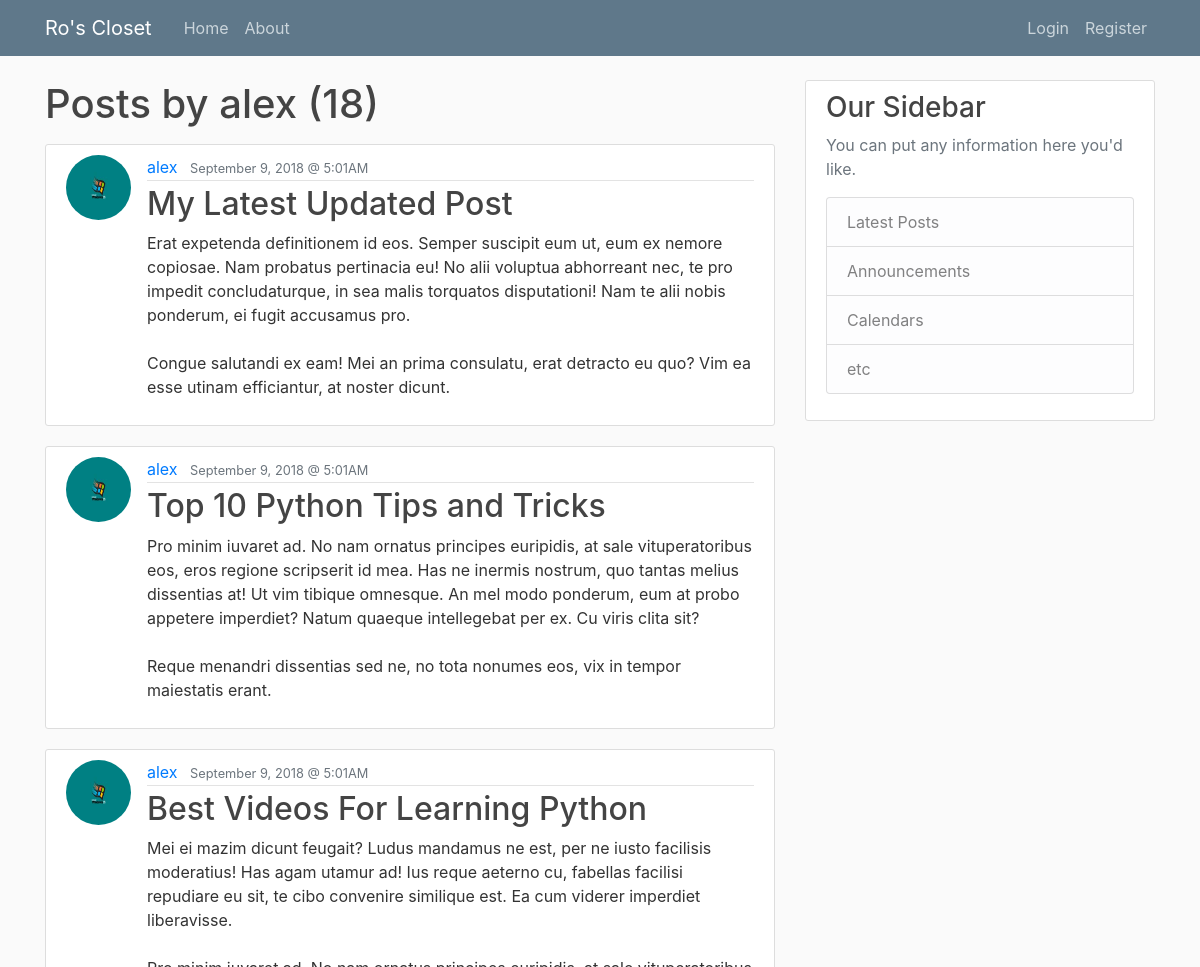
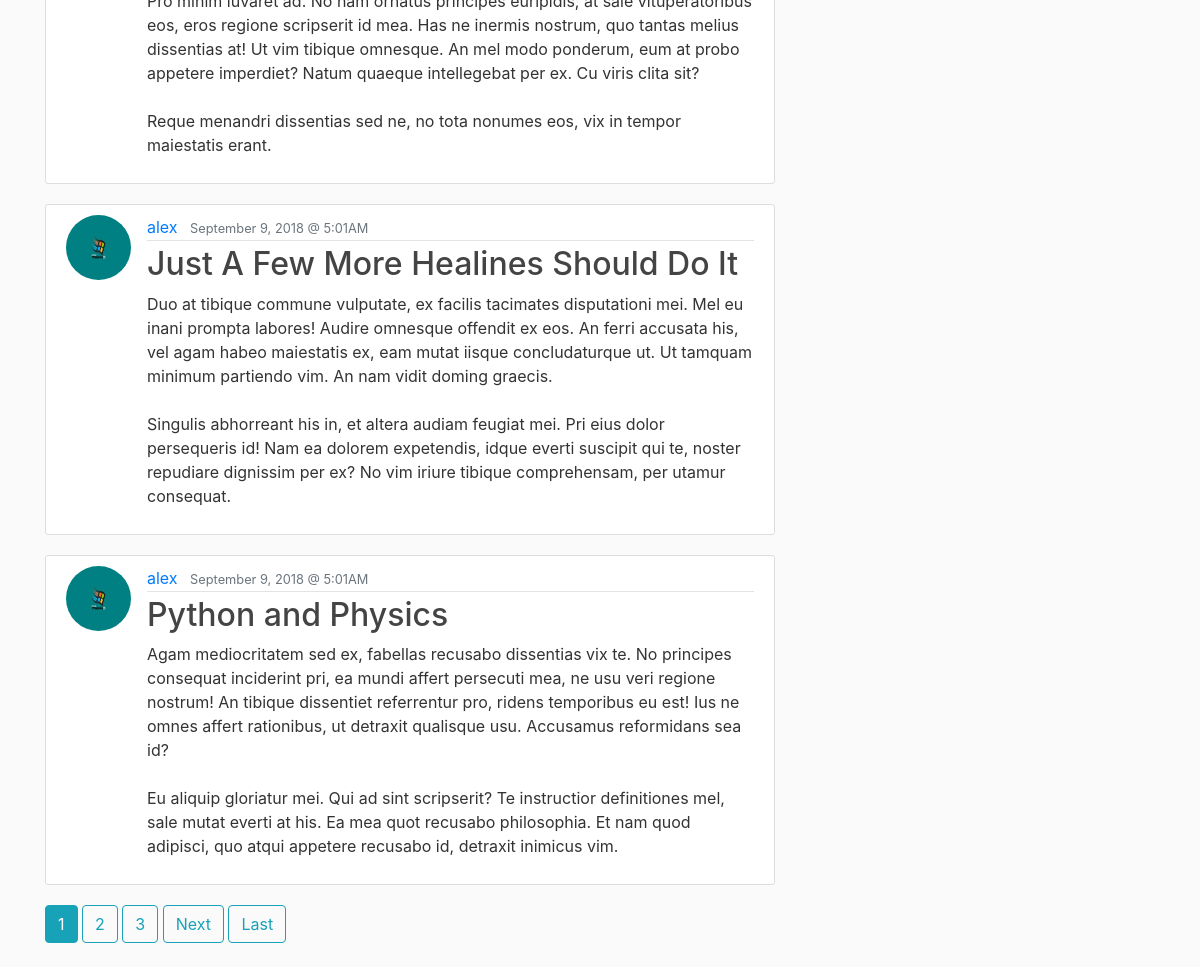
Page /blog/user/alex/ on the committed database (2 pictures, top to bottom).
### blog/models.py (models this page shows, shortened)
class Post(models.Model):
    title = models.CharField(max_length=100)
    content = models.TextField()
    date_posted = models.DateTimeField(default=timezone.now) #no () means pass function as 'default', not execute function
    author = models.ForeignKey(User, on_delete=models.CASCADE)

### users/models.py (models this page shows, shortened)
class Profile(models.Model):
    user = models.OneToOneField(User, on_delete=models.CASCADE)
    location = models.CharField(max_length=100)
    image = models.ImageField(default='profile_pics/default.jpg', upload_to='profile_pics')

### blog/views.py (the view)
# urls.py: path('user/<str:username>/', UserPostListView.as_view(), name='user-posts'),
class UserPostListView(ListView):
    model = Post
    template_name = 'blog/user_posts.html' # <app>/<model>_<viewtype>.html
    context_object_name = 'posts'
    paginate_by = 5
    def get_queryset(self):
        user = get_object_or_404(User, username=self.kwargs.get('username'))
        return Post.objects.filter(author=user).order_by('-date_posted')

### blog/templates/blog/user_posts.html (shortened to what this page needs)
{% extends "blog/base.html" %}
{% block content %}
    <h1 class="mb-3" >Posts by {{ view.kwargs.username }} ({{ page_obj.paginator.count }})</h1>
    {% for post in posts %}
    <article class="media content-section">
        <img class="rounded-circle article-img" src="{{ post.author.profile.image.url }}">
        <div class="media-body">
            <div class="article-metadata">
            <a class="mr-2" href="{% url 'user-posts' post.author.username %}">{{ post.author }}</a>
            <small class="text-muted">{{ post.date_posted|date:"F j, Y @ g:iA" }}</small>
            </div>
            <h2><a class="article-title" href="{% url 'post-detail' post.id %}">{{ post.title }}</a></h2>
            <p class="article-content">{{ post.content }}</p>
        </div>
    </article>
    {% endfor %}
    {% if is_paginated %}
        {% for num in page_obj.paginator.page_range %}
            {% if page_obj.number == num %}
                <a class="btn btn-info mb-4" href="?page={{ num }}">{{ num }}</a>
            {% elif num > page_obj.number|add:'-3' and num < page_obj.number|add:'3' %}
                <a class="btn btn-outline-info mb-4" href="?page={{ num }}">{{ num }}</a>
            {% endif %}
        {% endfor %}
        {% if page_obj.has_next %}
            <a class="btn btn-outline-info mb-4" href="?page={{ page_obj.next_page_number }}">Next</a>
            <a class="btn btn-outline-info mb-4" href="?page={{ page_obj.paginator.num_pages }}">Last</a>
        {% endif %}
    {% endif %}
{% endblock content %}

### blog/static/blog/main.css (style rules this page uses)
body { background: #fafafa; color: #333333; margin-top: 5rem; }
h1, h2, h3, h4, h5, h6 { color: #444444; }
.content-section { background: #ffffff; padding: 10px 20px; border: 1px solid #dddddd; border-radius: 3px; margin-bottom: 20px; }
.article-title { color: #444444; }
.article-content { white-space: pre-line; }
.article-img { height: 65px; width: 65px; margin-right: 16px; }
.article-metadata { padding-bottom: 1px; margin-bottom: 4px; border-bottom: 1px solid #e3e3e3 }

### rows in the picture
Post: author.profile.image (picture), author "alex", date_posted "September 9, 2018 @ 5:01AM", title "My Latest Updated Post", content "Erat expetenda definitionem id eos. Semper suscipit eum ut, eum ex nemore copiosae. Nam probatus pertinacia eu! No alii voluptua abhorreant nec, te pro impedit concludaturque, in sea malis torquatos disputationi! Nam te alii nobis ponderum, ei fugit accusamus pro. Congue salutandi ex eam! Mei an prima consulatu, erat detracto eu quo? Vim ea esse utinam efficiantur, at noster dicunt."
Post: author.profile.image (picture), author "alex", date_posted "September 9, 2018 @ 5:01AM", title "Top 10 Python Tips and Tricks", content "Pro minim iuvaret ad. No nam ornatus principes euripidis, at sale vituperatoribus eos, eros regione scripserit id mea. Has ne inermis nostrum, quo tantas melius dissentias at! Ut vim tibique omnesque. An mel modo ponderum, eum at probo appetere imperdiet? Natum quaeque intellegebat per ex. Cu viris clita sit? Reque menandri dissentias sed ne, no tota nonumes eos, vix in tempor maiestatis erant."
Post: author.profile.image (picture), author "alex", date_posted "September 9, 2018 @ 5:01AM", title "Best Videos For Learning Python", content "Mei ei mazim dicunt feugait? Ludus mandamus ne est, per ne iusto facilisis moderatius! Has agam utamur ad! Ius reque aeterno cu, fabellas facilisi repudiare eu sit, te cibo convenire similique est. Ea cum viderer imperdiet liberavisse. Pro minim iuvaret ad. No nam ornatus principes euripidis, at sale vituperatoribus eos, eros regione scripserit id mea. Has ne inermis nostrum, quo tantas melius dissentias at! Ut vim tibique omnesque. An mel modo ponderum, eum at probo appetere imperdiet? Natum quaeque intellegebat per ex. Cu viris clita sit? Reque menandri dissentias sed ne, no tota nonumes eos, vix in tempor maiestatis erant."
Post: author.profile.image (picture), author "alex", date_posted "September 9, 2018 @ 5:01AM", title "Just A Few More Healines Should Do It", content "Duo at tibique commune vulputate, ex facilis tacimates disputationi mei. Mel eu inani prompta labores! Audire omnesque offendit ex eos. An ferri accusata his, vel agam habeo maiestatis ex, eam mutat iisque concludaturque ut. Ut tamquam minimum partiendo vim. An nam vidit doming graecis. Singulis abhorreant his in, et altera audiam feugiat mei. Pri eius dolor persequeris id! Nam ea dolorem expetendis, idque everti suscipit qui te, noster repudiare dignissim per ex? No vim iriure tibique comprehensam, per utamur consequat."
Post: author.profile.image (picture), author "alex", date_posted "September 9, 2018 @ 5:01AM", title "Python and Physics", content "Agam mediocritatem sed ex, fabellas recusabo dissentias vix te. No principes consequat inciderint pri, ea mundi affert persecuti mea, ne usu veri regione nostrum! An tibique dissentiet referrentur pro, ridens temporibus eu est! Ius ne omnes affert rationibus, ut detraxit qualisque usu. Accusamus reformidans sea id? Eu aliquip gloriatur mei. Qui ad sint scripserit? Te instructior definitiones mel, sale mutat everti at his. Ea mea quot recusabo philosophia. Et nam quod adipisci, quo atqui appetere recusabo id, detraxit inimicus vim."

### other values in the picture
{{ view.kwargs.username }} "alex"
{{ page_obj.paginator.count }} "18"
{{ num }} "1"
{{ num }} "2" "3"
